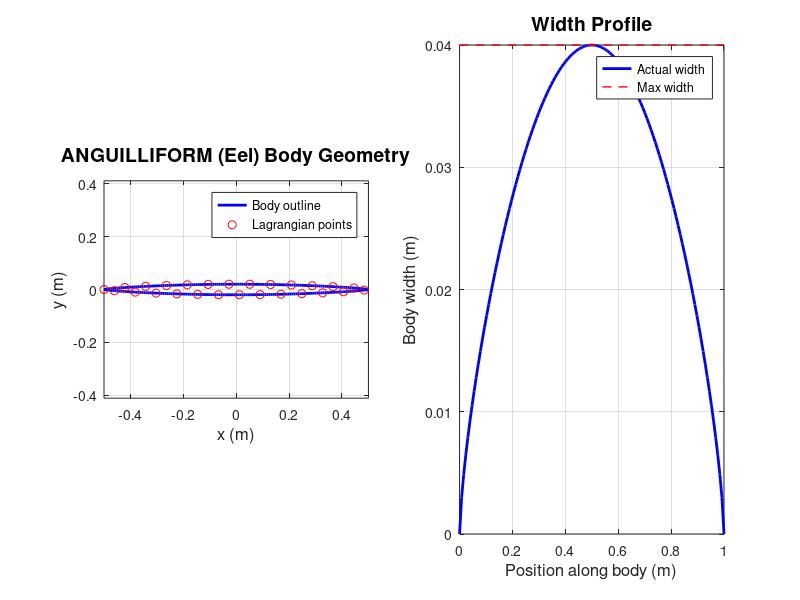

This figure's MATLAB source: (Note: this script raises an error after producing the figure.)
%% generate_eel_geometry.m
% Generate ANGUILLIFORM (eel-like) body geometry for IBAMR
%
% Creates a slender, gradually tapering body characteristic of anguilliform
% swimmers like eels and lampreys.
%
% Output: eel2d.vertex file

clear all; close all; clc;

fprintf('============================================\n');
fprintf('Generating ANGUILLIFORM (Eel) Geometry\n');
fprintf('============================================\n');

%% Body Parameters
L = 1.0;                % Body length (m)
max_width = 0.04;       % Maximum width (4% of length - slender!)
N_body = 128;           % Number of points along centerline

%% Eel Body Profile
% Anguilliform swimmers have slender, gradually tapering bodies
% Width profile: w(x) = w_max * sin(πx/L)^0.7

x_body = linspace(0, L, N_body)';
X = x_body / L;  % Normalized position

% Slender body width profile (slightly thicker in middle)
width = max_width * (sin(pi * X).^0.7);

%% Generate upper and lower surfaces
x_upper = x_body;
y_upper = width / 2;

x_lower = flipud(x_body);
y_lower = -flipud(width / 2);

%% Combine into closed contour
x_all = [x_upper; x_lower];
y_all = [y_upper; y_lower];
N_total = length(x_all);

fprintf('Total points: %d\n', N_total);
fprintf('Max width: %.4f m (%.1f%% of length)\n', max_width, max_width/L*100);

%% Center the fish at origin
x_all = x_all - L/2;

%% Write vertex file for IBAMR
filename = 'eel2d.vertex';
fid = fopen(filename, 'w');

% Write header: number of vertices
fprintf(fid, '%d\n', N_total);

% Write vertex coordinates
for i = 1:N_total
    fprintf(fid, '%.12f %.12f\n', x_all(i), y_all(i));
end

fclose(fid);
fprintf('Geometry saved to: %s\n', filename);

%% Visualization
figure('Position', [100 100 1200 400]);

subplot(1,2,1);
plot(x_all, y_all, 'b-', 'LineWidth', 2);
hold on;
plot(x_all(1:10:end), y_all(1:10:end), 'ro', 'MarkerSize', 6);
axis equal; grid on;
xlabel('x (m)', 'FontSize', 12);
ylabel('y (m)', 'FontSize', 12);
title('ANGUILLIFORM (Eel) Body Geometry', 'FontSize', 14, 'FontWeight', 'bold');
legend('Body outline', 'Lagrangian points', 'Location', 'best');

subplot(1,2,2);
plot(x_body, width, 'b-', 'LineWidth', 2);
hold on;
plot([0 L], [max_width max_width], 'r--', 'LineWidth', 1);
grid on;
xlabel('Position along body (m)', 'FontSize', 12);
ylabel('Body width (m)', 'FontSize', 12);
title('Width Profile', 'FontSize', 14, 'FontWeight', 'bold');
legend('Actual width', 'Max width', 'Location', 'best');
xlim([0 L]);

sgtitle('Anguilliform Swimming Geometry - Slender Body', 'FontSize', 16, 'FontWeight', 'bold');

% Save figure
saveas(gcf, 'eel_geometry.png');
fprintf('Geometry plot saved to: eel_geometry.png\n');

%% Summary Statistics
fprintf('\n=== Geometry Summary ===\n');
fprintf('Body length: %.3f m\n', L);
fprintf('Max width: %.4f m (%.1f%%)\n', max_width, max_width/L*100);
fprintf('Aspect ratio: %.1f:1\n', L/max_width);
fprintf('Number of Lagrangian points: %d\n', N_total);
fprintf('Point spacing: ~%.4f m\n', L/(N_body-1));
fprintf('\nCharacteristics:\n');
fprintf('  - Slender, gradually tapering body\n');
fprintf('  - High aspect ratio (typical of eels)\n');
fprintf('  - Smooth width distribution\n');
fprintf('  - Suitable for anguilliform swimming\n');
fprintf('============================================\n');
